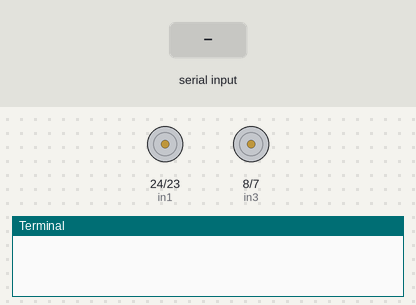
Recording of a program running on a simulated Raspberry Pi (BCM pin numbers). Parts: motor-driver pin pairs drawn as motors (green arrow = first pin HIGH = forward, orange = second pin HIGH = backward, longer = more drive, scaled by the enable pin), the last lines printed to the terminal. The test bench sets the inputs (shaded band).

Above: at 1.2 s.
1.3 s: "r" typed at the terminal, then Enter
At 2.1 s:
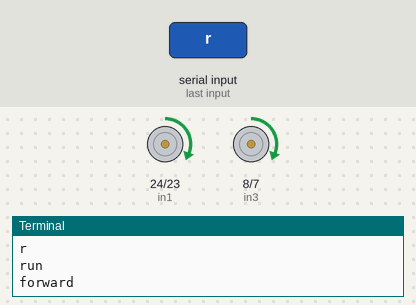
2.8 s: "b" typed at the terminal, then Enter
At 3.2 s:
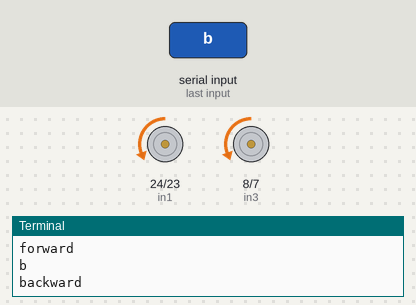
4.3 s: "m" typed at the terminal, then Enter
At 5.5 s:
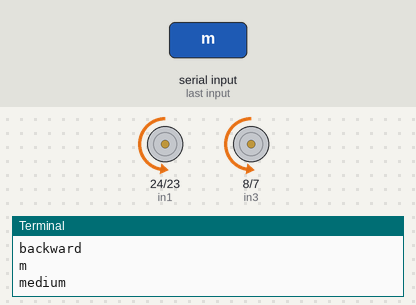
5.8 s: "s" typed at the terminal, then Enter
At 6.7 s:
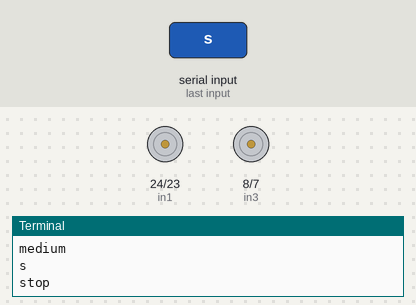
7.3 s: "f" typed at the terminal, then Enter
At 7.9 s:
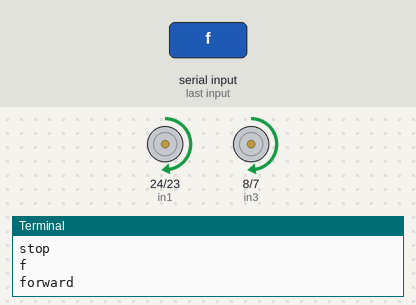
8.8 s: "h" typed at the terminal, then Enter
At 10.2 s:
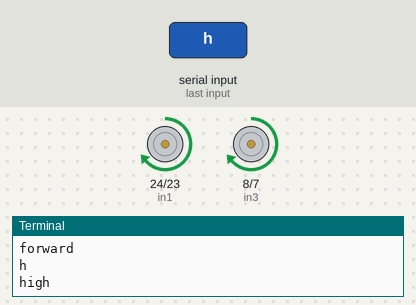
Timing chart, 0 to 11.3 s (numbered marks = the images above; inputs shaded):
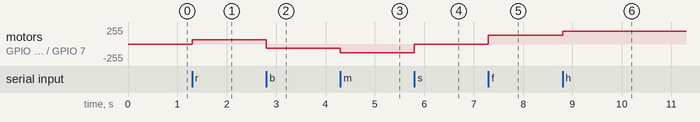

The program:

MotorControl.py
```python
#Motor controller

import RPi.GPIO as GPIO
from time import sleep

in1 = 24
in2 = 23
enA = 25
in3 = 8
in4 = 7
enB = 1

GPIO.setmode(GPIO.BCM)
GPIO.setup(in1,GPIO.OUT)
GPIO.setup(in2,GPIO.OUT)
GPIO.setup(in3,GPIO.OUT)
GPIO.setup(in4,GPIO.OUT)
GPIO.setup(enA,GPIO.OUT)
GPIO.setup(enB,GPIO.OUT)

GPIO.output(in1,GPIO.LOW)
GPIO.output(in2,GPIO.LOW)
GPIO.output(in3,GPIO.LOW)
GPIO.output(in4,GPIO.LOW)
pA=GPIO.PWM(enA,1000)
pB=GPIO.PWM(enB,1000)
pA.start(25)
pB.start(25)

temp1=1

print("\n")
print("The default speed & direction of motor is LOW & Forward.....")
print("r-run s-stop f-forward b-backward l-low m-medium h-high e-exit")
print("\n")

while(1):

    x=input()

    if x=='r':
        print("run")
        if(temp1==1):
         GPIO.output(in1,GPIO.HIGH)
         GPIO.output(in2,GPIO.LOW)
         GPIO.output(in3,GPIO.HIGH)
         GPIO.output(in4,GPIO.LOW)
         print("forward")
         x='z'
        else:
         GPIO.output(in1,GPIO.LOW)
         GPIO.output(in2,GPIO.HIGH)
         GPIO.output(in3,GPIO.LOW)
         GPIO.output(in4,GPIO.HIGH)
         print("backward")
         x='z'


    elif x=='s':
        print("stop")
        GPIO.output(in1,GPIO.LOW)
        GPIO.output(in2,GPIO.LOW)
        GPIO.output(in3,GPIO.LOW)
        GPIO.output(in4,GPIO.LOW)
        x='z'

    elif x=='f':
        print("forward")
        GPIO.output(in1,GPIO.HIGH)
        GPIO.output(in2,GPIO.LOW)
        GPIO.output(in3,GPIO.HIGH)
        GPIO.output(in4,GPIO.LOW)
        temp1=1
        x='z'

    elif x=='b':
        print("backward")
        GPIO.output(in1,GPIO.LOW)
        GPIO.output(in2,GPIO.HIGH)
        GPIO.output(in3,GPIO.LOW)
        GPIO.output(in4,GPIO.HIGH)
        temp1=0
        x='z'

    elif x=='l':
        print("low")
        pA.ChangeDutyCycle(25)
        pB.ChangeDutyCycle(25)
        x='z'

    elif x=='m':
        print("medium")
        pA.ChangeDutyCycle(50)
        pB.ChangeDutyCycle(50)
        x='z'

    elif x=='h':
        print("high")
        pA.ChangeDutyCycle(75)
        pB.ChangeDutyCycle(75)
        x='z'


    elif x=='e':
        GPIO.cleanup()
        break

    else:
        print("<<<  wrong data  >>>")
        print("please enter the defined data to continue.....")
```

Measured:
- after the input at 1.3 s, motor on GPIO 24 (in1) / GPIO 23 (in2), motor on GPIO 8 (in3) / GPIO 7 (in4): stopped → forward 64/255 at once
- after the input at 2.8 s, motor on GPIO 24 (in1) / GPIO 23 (in2), motor on GPIO 8 (in3) / GPIO 7 (in4): forward 64/255 → backward 64/255 at once
- after the input at 4.3 s, motor on GPIO 24 (in1) / GPIO 23 (in2), motor on GPIO 8 (in3) / GPIO 7 (in4): backward 64/255 → backward 128/255 at once
- after the input at 5.8 s, motor on GPIO 24 (in1) / GPIO 23 (in2), motor on GPIO 8 (in3) / GPIO 7 (in4): backward 128/255 → stopped at once
- after the input at 7.3 s, motor on GPIO 24 (in1) / GPIO 23 (in2), motor on GPIO 8 (in3) / GPIO 7 (in4): stopped → forward 128/255 at once
- after the input at 8.8 s, motor on GPIO 24 (in1) / GPIO 23 (in2), motor on GPIO 8 (in3) / GPIO 7 (in4): forward 128/255 → forward 191/255 at once
